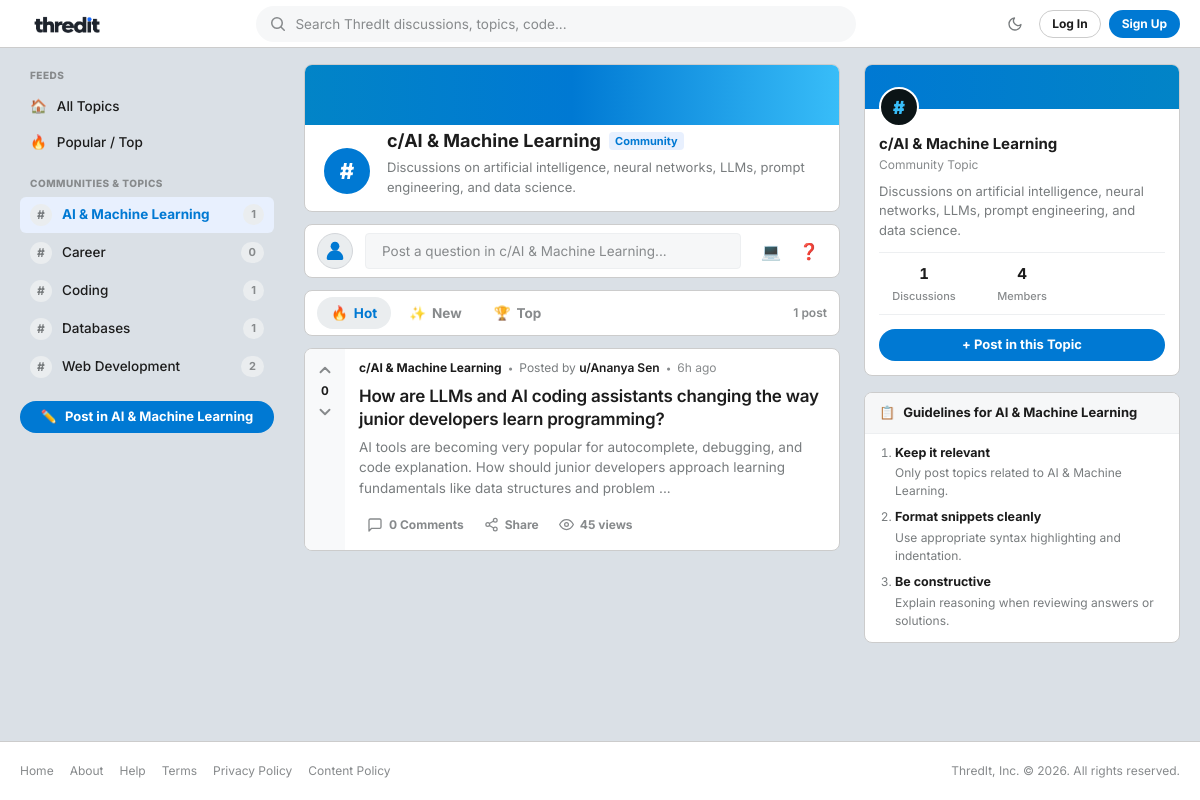
The app's page /public/category.php?id=2 with its own data.
### tables this page shows
CREATE TABLE IF NOT EXISTS `categories` (
    `id` INT UNSIGNED NOT NULL AUTO_INCREMENT,
    `name` VARCHAR(100) NOT NULL,
    `description` TEXT NOT NULL,
    PRIMARY KEY (`id`),
    UNIQUE KEY `uq_categories_name` (`name`)
);

CREATE TABLE IF NOT EXISTS `threads` (
    `id` INT UNSIGNED NOT NULL AUTO_INCREMENT,
    `category_id` INT UNSIGNED NOT NULL,
    `user_id` INT UNSIGNED NOT NULL,
    `title` VARCHAR(255) NOT NULL,
    `body` MEDIUMTEXT NOT NULL,
    `is_pinned` TINYINT(1) NOT NULL DEFAULT 0,
    `is_locked` TINYINT(1) NOT NULL DEFAULT 0,
    `views` INT UNSIGNED NOT NULL DEFAULT 0,
    `created_at` DATETIME NOT NULL DEFAULT CURRENT_TIMESTAMP,
    PRIMARY KEY (`id`),
    INDEX `idx_threads_category` (`category_id`),
    INDEX `idx_threads_user` (`user_id`),
    INDEX `idx_threads_pinned_created` (`is_pinned`, `created_at` DESC),
    CONSTRAINT `fk_threads_category` FOREIGN KEY (`category_id`) REFERENCES `categories` (`id`) ON DELETE CASCADE,
    CONSTRAINT `fk_threads_user` FOREIGN KEY (`user_id`) REFERENCES `users` (`id`) ON DELETE CASCADE
);

CREATE TABLE IF NOT EXISTS `users` (
    `id` INT UNSIGNED NOT NULL AUTO_INCREMENT,
    `name` VARCHAR(100) NOT NULL,
    `email` VARCHAR(191) NOT NULL,
    `password_hash` VARCHAR(255) NOT NULL,
    `role` ENUM('user', 'moderator', 'admin') NOT NULL DEFAULT 'user',
    `is_banned` TINYINT(1) NOT NULL DEFAULT 0,
    `created_at` DATETIME NOT NULL DEFAULT CURRENT_TIMESTAMP,
    PRIMARY KEY (`id`),
    UNIQUE KEY `uq_users_email` (`email`),
    INDEX `idx_users_role` (`role`),
    INDEX `idx_users_banned` (`is_banned`)
);

### includes/auth.php (called while the page is built, shortened)
<?php
require_once __DIR__ . '/../config/db.php';
require_once __DIR__ . '/functions.php';
if (!function_exists('current_user')) {
    function current_user(): ?array
    {
        return $_SESSION['user'] ?? null;
    }
}
if (!function_exists('current_user_id')) {
    function current_user_id(): ?int
    {
        return isset($_SESSION['user']['id']) ? (int) $_SESSION['user']['id'] : null;
    }
}

### public/category.php (the view, shortened to what this page needs)
<?php
require_once __DIR__ . '/../includes/functions.php';
$pdo = get_db_connection();
$catId = (int) ($_GET['id'] ?? 0);
$stmt = $pdo->prepare("SELECT * FROM categories WHERE id = :id LIMIT 1");
$stmt->execute([':id' => $catId]);
$category = $stmt->fetch();
require_once __DIR__ . '/../includes/header.php';
$categories = get_all_categories($pdo);
$userId = current_user_id();
$stats = get_community_stats($pdo);
$sort = $_GET['sort'] ?? 'hot';
$sql = "SELECT t.*,
               u.name AS author_name, u.role AS author_role,
               c.name AS category_name,
               COUNT(DISTINCT r.id) AS reply_count,
               COALESCE(SUM(v.value), 0) AS vote_score
        FROM threads t
        INNER JOIN users u ON t.user_id = u.id
        INNER JOIN categories c ON t.category_id = c.id
        LEFT JOIN replies r ON t.id = r.thread_id
        LEFT JOIN votes v ON v.target_type = 'thread' AND v.target_id = t.id
        WHERE t.category_id = :cat_id
        GROUP BY t.id, u.id, u.name, u.role, c.id, c.name ";
if ($sort === 'top') {
    $sql .= "ORDER BY t.is_pinned DESC, vote_score DESC, t.created_at DESC";
} elseif ($sort === 'latest') {
    $sql .= "ORDER BY t.is_pinned DESC, t.created_at DESC";
} else {
    $sql .= "ORDER BY t.is_pinned DESC, (COALESCE(SUM(v.value), 0) * 2 + COUNT(DISTINCT r.id)) DESC, t.created_at DESC";
}
$threadStmt = $pdo->prepare($sql);
$threadStmt->execute([':cat_id' => $catId]);
$threads = $threadStmt->fetchAll();
?>
<div class="reddit-container">
    <aside class="reddit-left-nav" id="left-nav-sidebar">
        <div class="nav-group">
            <div class="nav-group-title">FEEDS</div>
            <ul class="nav-links">
                <li class="nav-link-item">
                    <a href="<?= url('public/index.php') ?>">
                        <span class="nav-icon">🏠</span>
                        <span>All Topics</span>
                    </a>
                </li>
                <li class="nav-link-item">
                    <a href="<?= url('public/index.php?sort=top') ?>">
                        <span class="nav-icon">🔥</span>
                        <span>Popular / Top</span>
                    </a>
                </li>
            </ul>
        </div>
        <div class="nav-group">
            <div class="nav-group-title">COMMUNITIES &amp; TOPICS</div>
            <ul class="nav-links">
                <?php foreach ($categories as $cat): ?>
                    <li class="nav-link-item <?= (int) $cat['id'] === $catId ? 'active' : '' ?>">
                        <a href="<?= url('public/category.php?id=' . $cat['id']) ?>">
                            <span class="category-circle-icon">#</span>
                            <span class="category-name-text"><?= e($cat['name']) ?></span>
                            <span class="badge-count"><?= (int) $cat['thread_count'] ?></span>
                        </a>
                    </li>
                <?php endforeach; ?>
            </ul>
        </div>
        <div class="nav-group nav-group-footer">
            <a href="<?= url('public/new_thread.php?category_id=' . $catId) ?>" class="btn btn-primary" style="width: 100%; justify-content: center; gap: 8px;">
                <span>✏️</span> Post in <?= e($category['name']) ?>
            </a>
        </div>
    </aside>
    <main class="reddit-main-feed">
        <div class="card reddit-community-banner-card">
            <div class="banner-gradient-strip"></div>
            <div class="banner-inner-content">
                <div class="banner-avatar-icon">#</div>
                <div class="banner-info-text">
                    <div style="display: flex; align-items: center; gap: 8px; flex-wrap: wrap;">
                        <h1 class="banner-title">c/<?= e($category['name']) ?></h1>
                        <span class="badge badge-category">Community</span>
                    </div>
                    <p class="banner-description"><?= e($category['description']) ?></p>
                </div>
            </div>
        </div>
        <div class="card reddit-create-box">
            <div class="create-avatar-circle">
                <?= $user ? '<span class="user-initial">' . strtoupper(mb_substr($user['name'], 0, 1, 'UTF-8')) . '</span>' : render_default_avatar_svg(24) ?>
            </div>
            <a href="<?= url('public/new_thread.php?category_id=' . $catId) ?>" class="create-input-fake" aria-label="Create Post">
                <span>Post a question in c/<?= e($category['name']) ?>...</span>
            </a>
            <div class="create-action-buttons">
                <a href="<?= url('public/new_thread.php?category_id=' . $catId) ?>" class="btn-icon-subtle" title="Share Code Snippet">
                    💻
                </a>
                <a href="<?= url('public/new_thread.php?category_id=' . $catId) ?>" class="btn-icon-subtle" title="Ask Question">
                    ❓
                </a>
            </div>
        </div>
        <div class="card reddit-sort-bar">
            <div class="sort-tab-group">
                <a href="<?= url('public/category.php?id=' . $catId . '&sort=hot') ?>" class="sort-tab <?= $sort === 'hot' ? 'active' : '' ?>">
                    <span>🔥</span> Hot
                </a>
                <a href="<?= url('public/category.php?id=' . $catId . '&sort=latest') ?>" class="sort-tab <?= $sort === 'latest' ? 'active' : '' ?>">
                    <span>✨</span> New
                </a>
                <a href="<?= url('public/category.php?id=' . $catId . '&sort=top') ?>" class="sort-tab <?= $sort === 'top' ? 'active' : '' ?>">
                    <span>🏆</span> Top
                </a>
            </div>
            <div class="feed-count-hint">
                <?= count($threads) ?> <?= count($threads) === 1 ? 'post' : 'posts' ?>
            </div>
        </div>
        <?php if (empty($threads)): ?>
            <div class="card empty-state">
                <div class="empty-state-icon">📂</div>
                <div class="empty-state-title">No discussions in c/<?= e($category['name']) ?> yet.</div>
                <p style="font-size: 0.875rem; margin-bottom: 1.25rem;">Be the first developer to start a discussion here!</p>
                <a href="<?= url('public/new_thread.php?category_id=' . $catId) ?>" class="btn btn-primary">Start a New Thread</a>
            </div>
        <?php else: ?>
            <div class="reddit-posts-list">
                <?php foreach ($threads as $t): ?>
                    <?php
                    $userVote = get_user_vote_value($pdo, $userId, 'thread', (int) $t['id']);
                    $score = (int) $t['vote_score'];
                    $threadUrl = url('public/thread.php?id=' . $t['id']);
                    ?>
                    <article class="card reddit-post-card <?= $t['is_pinned'] ? 'post-pinned' : '' ?> <?= $t['is_locked'] ? 'post-locked' : '' ?>">
                        <div class="reddit-vote-column">
                            <button type="button" class="reddit-vote-btn vote-up <?= $userVote === 1 ? 'voted' : '' ?>"
                                    data-target-type="thread"
                                    data-target-id="<?= $t['id'] ?>"
                                    data-vote="1"
                                    data-vote-url="<?= url('public/vote.php') ?>"
                                    title="Upvote" aria-label="Upvote">
                                <svg width="18" height="18" viewBox="0 0 24 24" fill="none" stroke="currentColor" stroke-width="2.5" stroke-linecap="round" stroke-linejoin="round">
                                    <polyline points="18 15 12 9 6 15"></polyline>
                                </svg>
                            </button>
                            <span class="reddit-vote-number <?= $score > 0 ? 'score-up' : ($score < 0 ? 'score-down' : '') ?>">
                                <?= $score ?>
                            </span>
                            <button type="button" class="reddit-vote-btn vote-down <?= $userVote === -1 ? 'voted' : '' ?>"
                                    data-target-type="thread"
                                    data-target-id="<?= $t['id'] ?>"
                                    data-vote="-1"
                                    data-vote-url="<?= url('public/vote.php') ?>"
                                    title="Downvote" aria-label="Downvote">
                                <svg width="18" height="18" viewBox="0 0 24 24" fill="none" stroke="currentColor" stroke-width="2.5" stroke-linecap="round" stroke-linejoin="round">
                                    <polyline points="6 9 12 15 18 9"></polyline>
                                </svg>
                            </button>
                        </div>
                        <div class="reddit-post-main">
                            <div class="reddit-post-meta">
                                <span class="reddit-community-pill">c/<?= e($category['name']) ?></span>
                                <span class="meta-dot">&bull;</span>
                                <span class="meta-author">Posted by <strong>u/<?= e($t['author_name']) ?></strong></span>
                                <span class="meta-dot">&bull;</span>
                                <span class="meta-time"><?= time_ago($t['created_at']) ?></span>
                            </div>
                            <h2 class="reddit-post-title">
                                <a href="<?= $threadUrl ?>">
                                    <?= e($t['title']) ?>
                                </a>
                            </h2>
                            <div class="reddit-post-snippet">
                                <?= e(truncate($t['body'], 180)) ?>
                            </div>
                            <div class="reddit-post-actions">
                                <a href="<?= $threadUrl ?>#replies" class="action-pill">
                                    <svg width="16" height="16" viewBox="0 0 24 24" fill="none" stroke="currentColor" stroke-width="2" stroke-linecap="round" stroke-linejoin="round">
                                        <path d="M21 15a2 2 0 0 1-2 2H7l-4 4V5a2 2 0 0 1 2-2h14a2 2 0 0 1 2 2z"></path>
                                    </svg>
                                    <span><?= (int) $t['reply_count'] ?> <?= (int) $t['reply_count'] === 1 ? 'Comment' : 'Comments' ?></span>
                                </a>
                                <button type="button" class="action-pill share-btn" data-url="<?= $threadUrl ?>" title="Copy link to discussion">
                                    <span>Share</span>
                                </button>
                                <div class="action-pill action-views">
                                    <svg width="15" height="15" viewBox="0 0 24 24" fill="none" stroke="currentColor" stroke-width="2" stroke-linecap="round" stroke-linejoin="round">
                                        <path d="M1 12s4-8 11-8 11 8 11 8-4 8-11 8-11-8-11-8z"></path>
                                        <circle cx="12" cy="12" r="3"></circle>
                                    </svg>
                                    <span><?= (int) $t['views'] ?> views</span>
                                </div>
                            </div>
                        </div>
                    </article>
                <?php endforeach; ?>
            </div>
        <?php endif; ?>
    </main>
    <aside class="reddit-right-sidebar">
        <div class="card community-info-card">
            <div class="community-banner">
                <div class="community-avatar">#</div>
            </div>
            <div class="community-body">
                <div class="community-header-text">
                    <h3 class="community-name">c/<?= e($category['name']) ?></h3>
                    <div class="community-handle">Community Topic</div>
                </div>
                <p class="community-desc">
                    <?= e($category['description']) ?>
                </p>
                <div class="community-metrics">
                    <div class="metric-item">
                        <div class="metric-val"><?= count($threads) ?></div>
                        <div class="metric-lbl">Discussions</div>
                    </div>
                    <div class="metric-item">
                        <div class="metric-val"><?= $stats['users'] ?></div>
                        <div class="metric-lbl">Members</div>
                    </div>
                </div>
                <a href="<?= url('public/new_thread.php?category_id=' . $catId) ?>" class="btn btn-primary" style="width: 100%; justify-content: center; margin-top: 14px;">
                    + Post in this Topic
                </a>
            </div>
        </div>
        <div class="card community-rules-card">
            <div class="card-header-styled">
                <span>📋</span> Guidelines for <?= e($category['name']) ?>
            </div>
            <ol class="rules-list">
                <li>
                    <strong>Keep it relevant</strong>
                    <div>Only post topics related to <?= e($category['name']) ?>.</div>
                </li>
                <li>
                    <strong>Format snippets cleanly</strong>
                    <div>Use appropriate syntax highlighting and indentation.</div>
                </li>
                <li>
                    <strong>Be constructive</strong>
                    <div>Explain reasoning when reviewing answers or solutions.</div>
                </li>
            </ol>
        </div>
    </aside>
</div>
<?php require_once __DIR__ . '/../includes/footer.php'; ?>

### records on screen
categories: name "AI & Machine Learning", thread_count "1", description "Discussions on artificial intelligence, neural networks, LLMs, prompt engineering, and data science."
categories: name "Career", thread_count "0"
categories: name "Coding", thread_count "1"
categories: name "Databases", thread_count "1"
categories: name "Web Development", thread_count "2"
threads: score "0", category.name "AI & Machine Learning", user.name "Ananya Sen", created_at "6h ago", title "How are LLMs and AI coding assistants changing the way junior developers learn programming?", body "AI tools are becoming very popular for autocomplete, debugging, and code explanation. How should junior developers approach learning fundamentals like data structures and problem ...", reply_count "0", views "45"

### other values on screen
count($threads) "1"
$stats['users'] "4"
